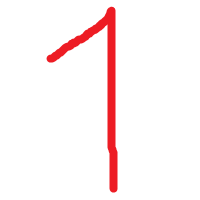
#> input picture Example02/Digits/01.png, 200 x 200 px
$ jupyter execute --allow-errors 'Example 02 - Recognizing Handwritten Digits.ipynb'   (shell and % lines are left out)
#> lines starting #> are read from the running program, lines starting #| are printed output that depends on the picture
# Recognizing hand-written digits

An example showing how the scikit-learn can be used to recognize images of
hand-written digits.

This example is commented in the
`tutorial section of the user manual <introduction>`.

#> (a cell that did not finish here is left out)

# Routines to prepare digit image for recognition

[cell 2]
import matplotlib.image as mpimg
import numpy as np
from PIL import Image, ImageChops

def rgb2gray(rgb):
    return np.dot(rgb[...,:3], [0.299, 0.587, 0.114])

def auto_crop(image_file_path):
#> called with image_file_path = 'Example02/Digits/01.png'
    cropped_image_file_path = f'{image_file_path}_cropped.png'

    img = Image.open(image_file_path)
#> img is the input picture: PIL image 200x200 RGB; mean R, G, B 254.1, 243.1, 243.6

    print('Image - original')
    display(img)

    bg = Image.new(img.mode, img.size, img.getpixel((0,0)))
#> bg: PIL image 200x200 RGB; every value is 255
    diff = ImageChops.difference(img, bg)
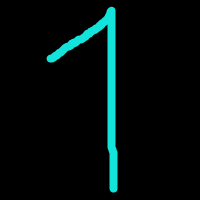
#> diff: PIL image 200x200 RGB; mean R, G, B 0.9, 11.9, 11.4
    diff = ImageChops.add(diff, diff, 2.0, -100)
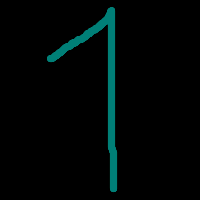
#> diff: PIL image 200x200 RGB; mean R, G, B 0, 6.1, 5.7
    bbox = diff.getbbox()
#> bbox = (47, 7, 118, 193)
    img_cropped = img.crop(bbox)
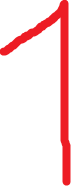
#> img_cropped: PIL image 71x186 RGB; mean R, G, B 252.2, 219.1, 220.4

    print('Image - cropped')
    display(img_cropped)

    img_cropped.save(cropped_image_file_path)

    return cropped_image_file_path

def scale_image(image_file_path):
    scaled_image_file_path = f'{image_file_path}_8x8.png'

    img = Image.open(image_file_path)
    img = img.resize([8, 8], Image.LANCZOS)
    img.save(scaled_image_file_path)

    return scaled_image_file_path

def recognize_digit(image_file_path):
    cropped_image_file_path = auto_crop(image_file_path)
    scaled_image_file_path = scale_image(image_file_path)

    img = mpimg.imread(scaled_image_file_path)
    gray = rgb2gray(img)
    a=(16-gray*16).astype(int) # really weird here, but try to convert to 0..16
    print('Image - scaled, cropped and in gray scale')
    plt.imshow(a, cmap = plt.get_cmap('gray_r'))
    plt.show()

    img_data = a.flatten().reshape(1, -1)
    print('Image - vector')
    print(img_data)

    predicted = classifier.predict(img_data)
    print(f'Recognized digit is = {predicted}')

# Recognize custom images

## Reconize number 1

#> (a cell that did not finish here is left out)

## Reconize number 4

#> (a cell that did not finish here is left out)

#> call 2 of auto_crop, with image_file_path = 'Example02/Digits/04.png'
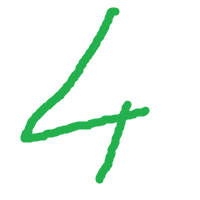
#> input picture Example02/Digits/04.png, 200 x 200 px
#> in auto_crop, img is the input picture: PIL image 200x200 RGBA; mean R, G, B, A 238.1, 249, 241.3, 255
#> in auto_crop (call 2), `bg = Image.new(img.mode, img.size, img.getpixel((0,0)))`: bg: PIL image 200x200 RGBA; every value is 255
#> in auto_crop (call 2), `bbox = diff.getbbox()`: bbox = None

## Reconize number 9

#> (a cell that did not finish here is left out)

#> call 3 of auto_crop, with image_file_path = 'Example02/Digits/09.png'
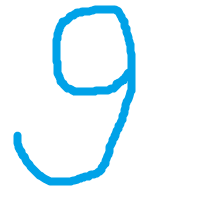
#> input picture Example02/Digits/09.png, 200 x 200 px
#> in auto_crop, img is the input picture: PIL image 200x200 RGBA; mean R, G, B, A 229.9, 245.8, 252.7, 255
